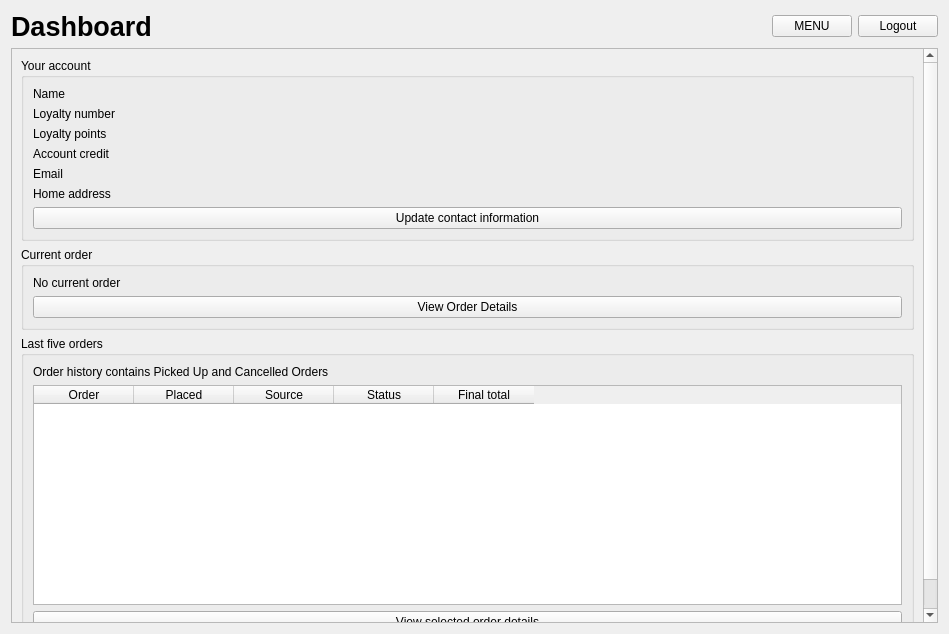
<?xml version="1.0" encoding="UTF-8"?>
<ui version="4.0">
 <class>CustomerDashboard</class>
 <widget class="QWidget" name="CustomerDashboard">
  <property name="geometry">
   <rect>
    <x>0</x>
    <y>0</y>
    <width>949</width>
    <height>634</height>
   </rect>
  </property>
  <property name="windowTitle">
   <string>Form</string>
  </property>
  <layout class="QVBoxLayout" name="verticalLayout">
   <item>
    <layout class="QHBoxLayout" name="customerHeading">
     <item>
      <widget class="QLabel" name="label">
       <property name="font">
        <font>
         <pointsize>20</pointsize>
         <weight>75</weight>
         <bold>true</bold>
        </font>
       </property>
       <property name="text">
        <string>Dashboard</string>
       </property>
       <property name="textFormat">
        <enum>Qt::AutoText</enum>
       </property>
      </widget>
     </item>
     <item>
      <spacer name="horizontalSpacer">
       <property name="orientation">
        <enum>Qt::Horizontal</enum>
       </property>
       <property name="sizeHint" stdset="0">
        <size>
         <width>20</width>
         <height>20</height>
        </size>
       </property>
      </spacer>
     </item>
     <item>
      <widget class="QPushButton" name="menuButton">
       <property name="text">
        <string>MENU</string>
       </property>
      </widget>
     </item>
     <item>
      <widget class="QPushButton" name="logoutButton">
       <property name="text">
        <string>Logout</string>
       </property>
      </widget>
     </item>
    </layout>
   </item>
   <item>
    <widget class="QScrollArea" name="dashboardScroll">
     <property name="sizePolicy">
      <sizepolicy hsizetype="Expanding" vsizetype="Expanding">
       <horstretch>0</horstretch>
       <verstretch>0</verstretch>
      </sizepolicy>
     </property>
     <property name="widgetResizable">
      <bool>true</bool>
     </property>
     <widget class="QWidget" name="scrollAreaWidgetContents">
      <property name="geometry">
       <rect>
        <x>0</x>
        <y>0</y>
        <width>915</width>
        <height>649</height>
       </rect>
      </property>
      <layout class="QVBoxLayout" name="verticalLayout_2">
       <item>
        <widget class="QGroupBox" name="accGroup">
         <property name="title">
          <string>Your account</string>
         </property>
         <layout class="QVBoxLayout" name="verticalLayout_3">
          <item>
           <layout class="QFormLayout" name="formLayout">
            <item row="0" column="0">
             <widget class="QLabel" name="nameLabel">
              <property name="text">
               <string>Name</string>
              </property>
             </widget>
            </item>
            <item row="1" column="0">
             <widget class="QLabel" name="loyaltyNumberLabel">
              <property name="text">
               <string>Loyalty number</string>
              </property>
             </widget>
            </item>
            <item row="2" column="0">
             <widget class="QLabel" name="loyaltyPointsLabel">
              <property name="text">
               <string>Loyalty points</string>
              </property>
             </widget>
            </item>
            <item row="3" column="0">
             <widget class="QLabel" name="accountCreditLabel">
              <property name="text">
               <string>Account credit</string>
              </property>
             </widget>
            </item>
            <item row="4" column="0">
             <widget class="QLabel" name="emailLabel">
              <property name="text">
               <string>Email</string>
              </property>
             </widget>
            </item>
            <item row="5" column="0">
             <widget class="QLabel" name="homeAddressLabel">
              <property name="text">
               <string>Home address</string>
              </property>
             </widget>
            </item>
            <item row="0" column="1">
             <widget class="QLabel" name="nameValue">
              <property name="text">
               <string/>
              </property>
             </widget>
            </item>
            <item row="1" column="1">
             <widget class="QLabel" name="loyaltyNumberValue">
              <property name="text">
               <string/>
              </property>
             </widget>
            </item>
            <item row="2" column="1">
             <widget class="QLabel" name="loyaltyPointsValue">
              <property name="text">
               <string/>
              </property>
             </widget>
            </item>
            <item row="3" column="1">
             <widget class="QLabel" name="accountCreditValue">
              <property name="text">
               <string/>
              </property>
             </widget>
            </item>
            <item row="4" column="1">
             <widget class="QLabel" name="emailValue">
              <property name="text">
               <string/>
              </property>
             </widget>
            </item>
            <item row="5" column="1">
             <widget class="QLabel" name="homeAddressValue">
              <property name="text">
               <string/>
              </property>
             </widget>
            </item>
           </layout>
          </item>
          <item>
           <widget class="QPushButton" name="updateInfoButton">
            <property name="text">
             <string>Update contact information</string>
            </property>
           </widget>
          </item>
         </layout>
        </widget>
       </item>
       <item>
        <widget class="QGroupBox" name="currOrderGroup">
         <property name="title">
          <string>Current order</string>
         </property>
         <layout class="QVBoxLayout" name="verticalLayout_4">
          <item>
           <widget class="QLabel" name="currentOrderLabel">
            <property name="text">
             <string>No current order</string>
            </property>
           </widget>
          </item>
          <item>
           <widget class="QPushButton" name="viewCurrentOrderButton">
            <property name="text">
             <string>View Order Details</string>
            </property>
           </widget>
          </item>
         </layout>
        </widget>
       </item>
       <item>
        <widget class="QGroupBox" name="recOrdersGroup">
         <property name="title">
          <string>Last five orders</string>
         </property>
         <layout class="QVBoxLayout" name="verticalLayout_5">
          <item>
           <widget class="QLabel" name="label_3">
            <property name="text">
             <string>Order history contains Picked Up and Cancelled Orders</string>
            </property>
           </widget>
          </item>
          <item>
           <widget class="QTableWidget" name="historyTable">
            <property name="minimumSize">
             <size>
              <width>0</width>
              <height>220</height>
             </size>
            </property>
            <property name="editTriggers">
             <set>QAbstractItemView::NoEditTriggers</set>
            </property>
            <property name="alternatingRowColors">
             <bool>true</bool>
            </property>
            <property name="selectionMode">
             <enum>QAbstractItemView::SingleSelection</enum>
            </property>
            <property name="selectionBehavior">
             <enum>QAbstractItemView::SelectRows</enum>
            </property>
            <attribute name="horizontalHeaderCascadingSectionResizes">
             <bool>false</bool>
            </attribute>
            <attribute name="horizontalHeaderStretchLastSection">
             <bool>false</bool>
            </attribute>
            <attribute name="verticalHeaderDefaultSectionSize">
             <number>30</number>
            </attribute>
            <column>
             <property name="text">
              <string>Order</string>
             </property>
            </column>
            <column>
             <property name="text">
              <string>Placed</string>
             </property>
            </column>
            <column>
             <property name="text">
              <string>Source</string>
             </property>
            </column>
            <column>
             <property name="text">
              <string>Status</string>
             </property>
            </column>
            <column>
             <property name="text">
              <string>Final total</string>
             </property>
            </column>
           </widget>
          </item>
          <item>
           <widget class="QPushButton" name="orderDetailsButton">
            <property name="text">
             <string>View selected order details</string>
            </property>
           </widget>
          </item>
         </layout>
        </widget>
       </item>
      </layout>
     </widget>
    </widget>
   </item>
  </layout>
 </widget>
 <resources/>
 <connections/>
</ui>
